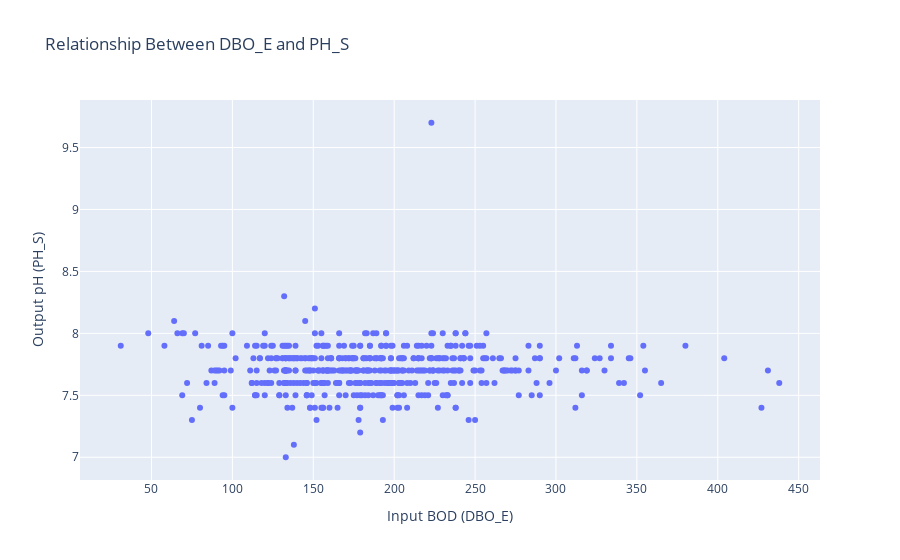

Notebook code cell kept with this figure:
### Markdown cell above
### **2. Scatter Plot: Relationship Between \( DBO\_E \) and \( PH\_S \)**
#### **Tasks**
1. Create an **interactive scatter plot** to explore the relationship between \( DBO\_E \) and \( PH\_S \).
2. Use tooltips to display additional information, such as \( Q\_E \) (Input Flow).  *Use `hover_data=[x]` to show additional details in the hover cards*
3. Add a trendline to highlight the relationship.

### Code cell
# TODO: Create an interactive scatter plot with tooltips

### Figure 1 — Plotly figure (JSON) as saved in the notebook; plotly's stock layout.template omitted (floating-point values rounded to 4 significant figures; data arrays with more than 128 entries replaced by an {"elided": "..."} marker saying what was removed)
{"data": [{"customdata": {"elided": "527x1 int values"}, "hovertemplate": "DBO-E=%{x}<br>PH-S=%{y}<br>Q-E=%{customdata[0]}<extra></extra>", "legendgroup": "", "marker": {"color": "#636efa", "symbol": "circle"}, "mode": "markers", "name": "", "orientation": "v", "showlegend": false, "type": "scatter", "x": {"elided": "527 int values"}, "xaxis": "x", "y": {"elided": "527 float values"}, "yaxis": "y"}], "layout": {"legend": {"tracegroupgap": 0}, "title": {"text": "Relationship Between DBO_E and PH_S"}, "xaxis": {"anchor": "y", "domain": [0, 1], "title": {"text": "Input BOD (DBO_E)"}}, "yaxis": {"anchor": "x", "domain": [0, 1], "title": {"text": "Output pH (PH_S)"}}}}
